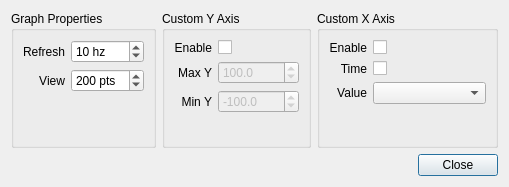
<?xml version="1.0" encoding="UTF-8"?>
<ui version="4.0">
 <class>GraphPropertiesPage</class>
 <widget class="QDialog" name="GraphPropertiesPage">
  <property name="geometry">
   <rect>
    <x>0</x>
    <y>0</y>
    <width>509</width>
    <height>187</height>
   </rect>
  </property>
  <property name="windowTitle">
   <string>Graph Properties</string>
  </property>
  <property name="windowIcon">
   <iconset resource="ddsmon.qrc">
    <normaloff>:/images/tool.png</normaloff>:/images/tool.png</iconset>
  </property>
  <layout class="QGridLayout" name="gridLayout_4">
   <item row="1" column="0" colspan="3">
    <layout class="QHBoxLayout" name="horizontalLayout">
     <item>
      <spacer name="closeHorizontalSpacer">
       <property name="orientation">
        <enum>Qt::Horizontal</enum>
       </property>
       <property name="sizeHint" stdset="0">
        <size>
         <width>58</width>
         <height>20</height>
        </size>
       </property>
      </spacer>
     </item>
     <item>
      <widget class="QPushButton" name="closeButton">
       <property name="text">
        <string>Close</string>
       </property>
       <property name="icon">
        <iconset resource="ddsmon.qrc">
         <normaloff>:/images/close.png</normaloff>:/images/close.png</iconset>
       </property>
      </widget>
     </item>
    </layout>
   </item>
   <item row="0" column="0">
    <widget class="QGroupBox" name="graphPropertiesGroupBox">
     <property name="title">
      <string>Graph Properties</string>
     </property>
     <layout class="QGridLayout" name="gridLayout">
      <item row="0" column="0">
       <widget class="QLabel" name="refreshLabel">
        <property name="text">
         <string>Refresh</string>
        </property>
        <property name="alignment">
         <set>Qt::AlignRight|Qt::AlignTrailing|Qt::AlignVCenter</set>
        </property>
       </widget>
      </item>
      <item row="0" column="1">
       <widget class="QSpinBox" name="refreshSpinBox">
        <property name="suffix">
         <string> hz</string>
        </property>
        <property name="minimum">
         <number>1</number>
        </property>
        <property name="maximum">
         <number>20</number>
        </property>
        <property name="value">
         <number>10</number>
        </property>
       </widget>
      </item>
      <item row="1" column="0">
       <widget class="QLabel" name="viewLabel">
        <property name="text">
         <string>View</string>
        </property>
        <property name="alignment">
         <set>Qt::AlignRight|Qt::AlignTrailing|Qt::AlignVCenter</set>
        </property>
       </widget>
      </item>
      <item row="1" column="1">
       <widget class="QSpinBox" name="viewSpinBox">
        <property name="suffix">
         <string> pts</string>
        </property>
        <property name="minimum">
         <number>10</number>
        </property>
        <property name="maximum">
         <number>1000</number>
        </property>
        <property name="singleStep">
         <number>10</number>
        </property>
        <property name="value">
         <number>200</number>
        </property>
       </widget>
      </item>
      <item row="2" column="0" colspan="2">
       <spacer name="verticalSpacer_3">
        <property name="orientation">
         <enum>Qt::Vertical</enum>
        </property>
        <property name="sizeHint" stdset="0">
         <size>
          <width>20</width>
          <height>40</height>
         </size>
        </property>
       </spacer>
      </item>
     </layout>
    </widget>
   </item>
   <item row="0" column="1">
    <widget class="QGroupBox" name="yAxisPropertiesGroupBox">
     <property name="title">
      <string>Custom Y Axis</string>
     </property>
     <layout class="QGridLayout" name="gridLayout_2">
      <item row="0" column="0">
       <widget class="QLabel" name="customYLabel">
        <property name="text">
         <string>Enable</string>
        </property>
        <property name="alignment">
         <set>Qt::AlignRight|Qt::AlignTrailing|Qt::AlignVCenter</set>
        </property>
       </widget>
      </item>
      <item row="0" column="1">
       <widget class="QCheckBox" name="customYCheckBox">
        <property name="toolTip">
         <string>Enable the custom y-axis min max values</string>
        </property>
        <property name="text">
         <string/>
        </property>
       </widget>
      </item>
      <item row="1" column="0">
       <widget class="QLabel" name="maxYLabel">
        <property name="text">
         <string>Max Y</string>
        </property>
        <property name="alignment">
         <set>Qt::AlignRight|Qt::AlignTrailing|Qt::AlignVCenter</set>
        </property>
       </widget>
      </item>
      <item row="1" column="1">
       <widget class="QDoubleSpinBox" name="maxYSpinBox">
        <property name="enabled">
         <bool>false</bool>
        </property>
        <property name="decimals">
         <number>1</number>
        </property>
        <property name="minimum">
         <double>-100000.000000000000000</double>
        </property>
        <property name="maximum">
         <double>100000.000000000000000</double>
        </property>
        <property name="singleStep">
         <double>10.000000000000000</double>
        </property>
        <property name="value">
         <double>100.000000000000000</double>
        </property>
       </widget>
      </item>
      <item row="2" column="0">
       <widget class="QLabel" name="minYLabel">
        <property name="text">
         <string>Min Y</string>
        </property>
        <property name="alignment">
         <set>Qt::AlignRight|Qt::AlignTrailing|Qt::AlignVCenter</set>
        </property>
       </widget>
      </item>
      <item row="2" column="1">
       <widget class="QDoubleSpinBox" name="minYSpinBox">
        <property name="enabled">
         <bool>false</bool>
        </property>
        <property name="decimals">
         <number>1</number>
        </property>
        <property name="minimum">
         <double>-100000.000000000000000</double>
        </property>
        <property name="maximum">
         <double>100000.000000000000000</double>
        </property>
        <property name="singleStep">
         <double>10.000000000000000</double>
        </property>
        <property name="value">
         <double>-100.000000000000000</double>
        </property>
       </widget>
      </item>
      <item row="3" column="0" colspan="2">
       <spacer name="verticalSpacer_2">
        <property name="orientation">
         <enum>Qt::Vertical</enum>
        </property>
        <property name="sizeHint" stdset="0">
         <size>
          <width>108</width>
          <height>1</height>
         </size>
        </property>
       </spacer>
      </item>
     </layout>
    </widget>
   </item>
   <item row="0" column="2">
    <widget class="QGroupBox" name="xAxisPropertiesGroupBox">
     <property name="title">
      <string>Custom X Axis</string>
     </property>
     <layout class="QGridLayout" name="gridLayout_3">
      <item row="0" column="0">
       <widget class="QLabel" name="customXLabel">
        <property name="text">
         <string>Enable</string>
        </property>
        <property name="alignment">
         <set>Qt::AlignRight|Qt::AlignTrailing|Qt::AlignVCenter</set>
        </property>
       </widget>
      </item>
      <item row="0" column="1">
       <widget class="QCheckBox" name="customXCheckBox">
        <property name="sizePolicy">
         <sizepolicy hsizetype="Expanding" vsizetype="Fixed">
          <horstretch>0</horstretch>
          <verstretch>0</verstretch>
         </sizepolicy>
        </property>
        <property name="toolTip">
         <string>Enable a custrom x-axis label</string>
        </property>
        <property name="text">
         <string/>
        </property>
       </widget>
      </item>
      <item row="1" column="0">
       <widget class="QLabel" name="customXTimeLabel">
        <property name="text">
         <string>Time</string>
        </property>
        <property name="alignment">
         <set>Qt::AlignRight|Qt::AlignTrailing|Qt::AlignVCenter</set>
        </property>
       </widget>
      </item>
      <item row="1" column="1">
       <widget class="QCheckBox" name="customXTimeCheckBox">
        <property name="sizePolicy">
         <sizepolicy hsizetype="Expanding" vsizetype="Fixed">
          <horstretch>0</horstretch>
          <verstretch>0</verstretch>
         </sizepolicy>
        </property>
        <property name="toolTip">
         <string>The selected custom x-axis is a normalized time</string>
        </property>
        <property name="text">
         <string/>
        </property>
       </widget>
      </item>
      <item row="4" column="0" colspan="2">
       <spacer name="verticalSpacer">
        <property name="orientation">
         <enum>Qt::Vertical</enum>
        </property>
        <property name="sizeHint" stdset="0">
         <size>
          <width>108</width>
          <height>14</height>
         </size>
        </property>
       </spacer>
      </item>
      <item row="3" column="0">
       <widget class="QLabel" name="customXValueLabel">
        <property name="text">
         <string>Value</string>
        </property>
        <property name="alignment">
         <set>Qt::AlignRight|Qt::AlignTrailing|Qt::AlignVCenter</set>
        </property>
       </widget>
      </item>
      <item row="3" column="1">
       <widget class="QComboBox" name="customXValueCombo">
        <property name="sizePolicy">
         <sizepolicy hsizetype="Expanding" vsizetype="Fixed">
          <horstretch>0</horstretch>
          <verstretch>0</verstretch>
         </sizepolicy>
        </property>
       </widget>
      </item>
     </layout>
    </widget>
   </item>
  </layout>
 </widget>
 <resources>
  <include location="ddsmon.qrc"/>
 </resources>
 <connections>
  <connection>
   <sender>closeButton</sender>
   <signal>clicked()</signal>
   <receiver>GraphPropertiesPage</receiver>
   <slot>accept()</slot>
   <hints>
    <hint type="sourcelabel">
     <x>241</x>
     <y>157</y>
    </hint>
    <hint type="destinationlabel">
     <x>194</x>
     <y>151</y>
    </hint>
   </hints>
  </connection>
 </connections>
</ui>
